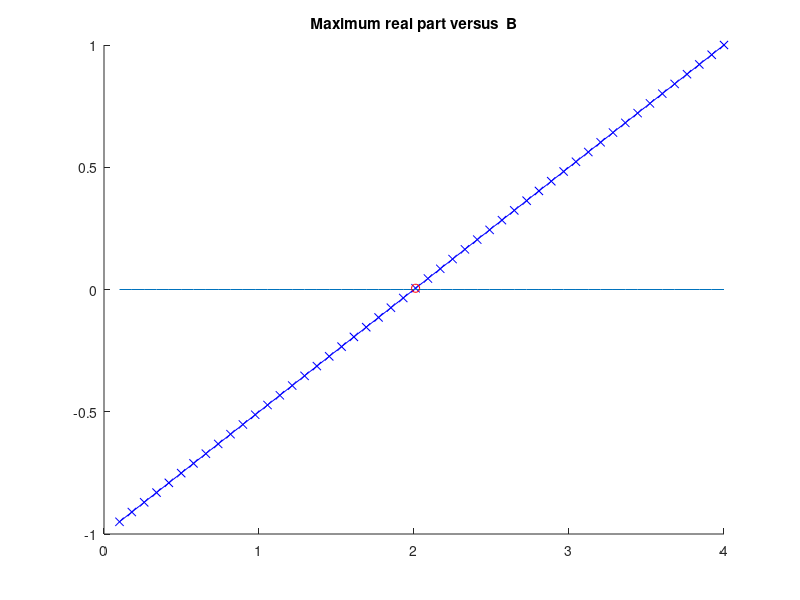

This figure's MATLAB source:
%%%%%%%%%%%%%%%%%%%%%%%%%%%%%%%%%%%%%%%%%%%%%%%%%%%%%%%%%%%%%%%%%%%
%%%%%%%    An Introduction to Scientific Computing          %%%%%%%
%%%%%%%    I. Danaila, P. Joly, S. M. Kaber & M. Postel     %%%%%%%
%%%%%%%                 Springer, 2005                      %%%%%%%
%%%%%%%%%%%%%%%%%%%%%%%%%%%%%%%%%%%%%%%%%%%%%%%%%%%%%%%%%%%%%%%%%%%
%%
%%%%%%%%%%%%%%%%%%%%%%%%%%%%%%%%%%%%%%%%%%%%%%%%%%%%%%%%%%%%%%%%%%%%%%%%%%%%%%%%%  
%%  Exercise 2.1
%%  Numerical evaluation of the critical point 
%%%%%%%%%%%%%%%%%%%%%%%%%%%%%%%%%%%%%%%%%%%%%%%%%%%%%%%%%%%%%%%%%%%%%%%%%%%%%%%%
%%%%%%%%%%%%%%%%%%%%%%%%%%%%%%%%%%%%%%%%%%%%%%%%%%%%%%%%%%%%%%%%%%%
%%%%%%% An Introduction to Scientific Computing             %%%%%%%
%%%%%%%    I. Danaila, P. Joly, S. M. Kaber et M. Postel    %%%%%%%
%%%%%%%                 Springer, 2006                      %%%%%%%
%%%%%%%%%%%%%%%%%%%%%%%%%%%%%%%%%%%%%%%%%%%%%%%%%%%%%%%%%%%%%%%%%%%
close all
clear
n=50;
Bmin=0.1;
Bmax=4;
B=linspace(Bmin,Bmax,n);
A=1;
for i=1:n  
  J=[B(i)-1, -B(i);...
      A^2 , -A^2 ];
  C(i)=max(real(eig(J)));
end
close all
figure(1)
hold on
plot(B,C,'b-x',B,0.*B);
title('Maximum real part versus  B')
[m,i]=min(abs(C));
sprintf('Abscissa of critical point =%f',B(i))
plot(B(i),C(i),'ro')
